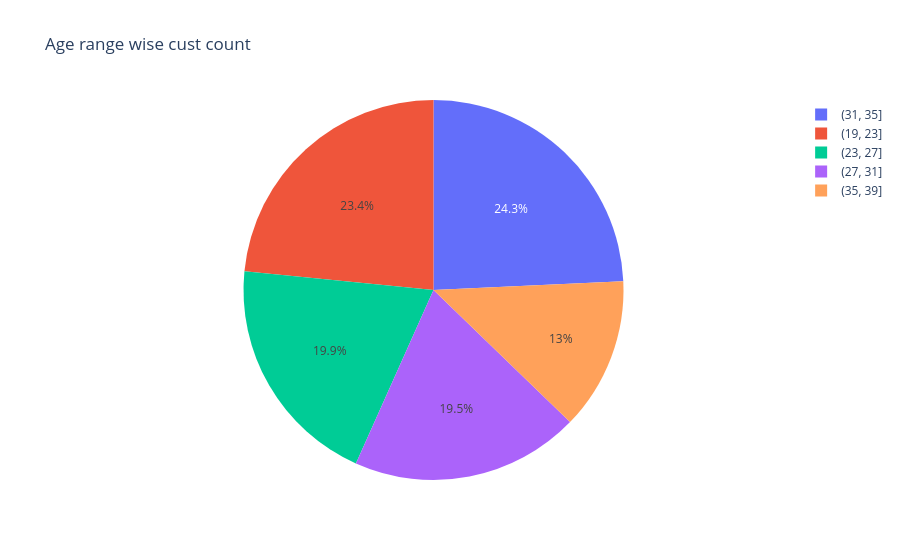

The cell this chart's notebook holds for it:
### Code cell
fig=px.pie(data_frame=q3,names ='Age_range',values='count',
           title='Age range wise cust count')
fig.show()

### Figure 1 — Plotly figure (JSON) as saved in the notebook; plotly's stock layout.template omitted (floating-point values rounded to 4 significant figures)
{"data": [{"domain": {"x": [0, 1], "y": [0, 1]}, "hovertemplate": "Age_range=%{label}<br>count=%{value}<extra></extra>", "labels": ["(31, 35]", "(19, 23]", "(23, 27]", "(27, 31]", "(35, 39]"], "legendgroup": "", "name": "", "showlegend": true, "type": "pie", "values": [116, 112, 95, 93, 62]}], "layout": {"autosize": true, "legend": {"tracegroupgap": 0}, "title": {"text": "Age range wise cust count"}}}
